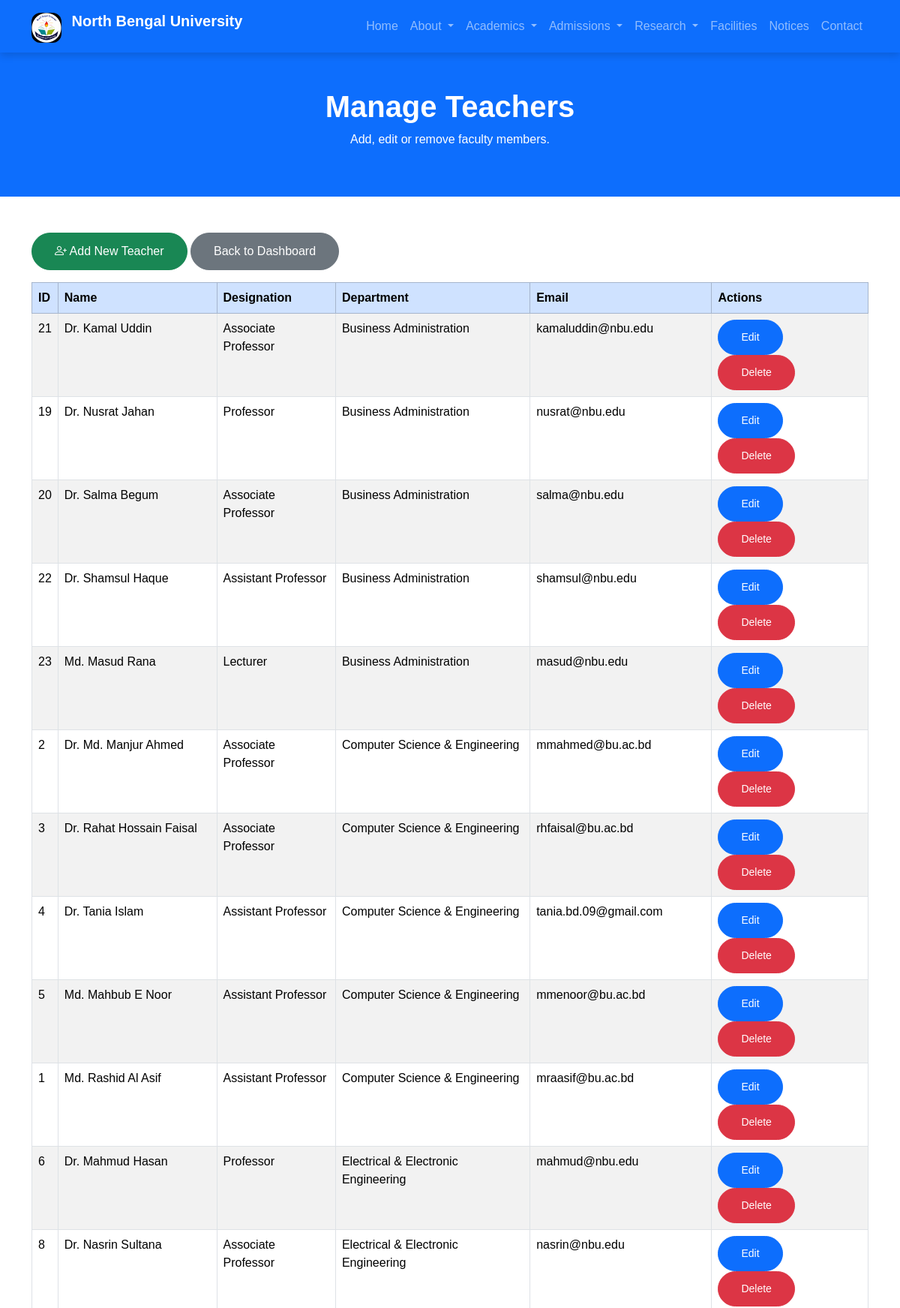
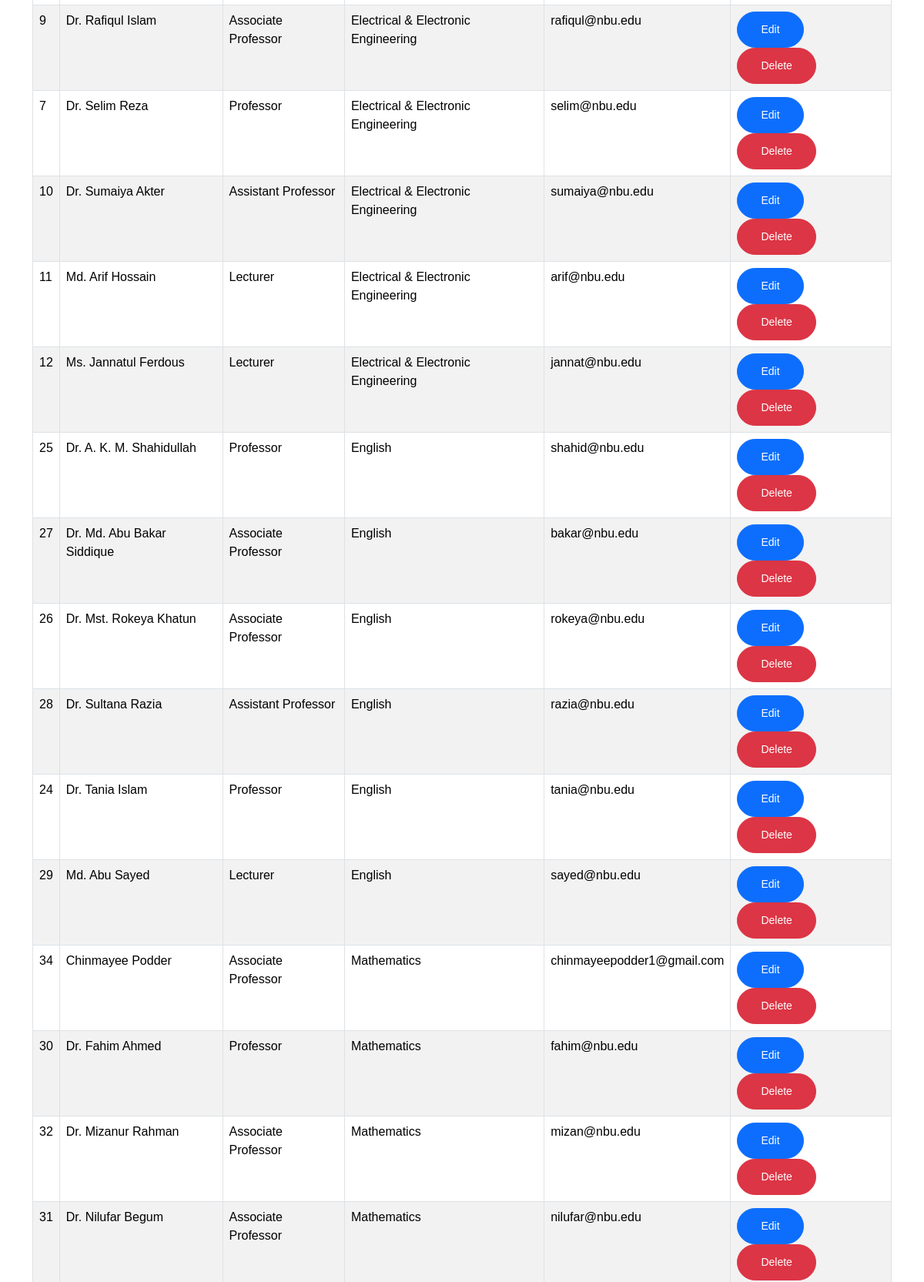
Screenshot of /admin/teachers (upper part) with the database file from the repository (2 pictures, top to bottom).
### tables this page shows
CREATE TABLE teachers (
            id INTEGER PRIMARY KEY AUTOINCREMENT,
            name TEXT NOT NULL,
            designation TEXT NOT NULL,
            department TEXT NOT NULL,
            email TEXT NOT NULL,
            phone TEXT DEFAULT '',
            image TEXT DEFAULT 'teacher_default.jpg',
            bio TEXT DEFAULT '',
            is_active INTEGER DEFAULT 1
        );

### app.py (the view)
@app.route('/admin/teachers')
def admin_teachers():
    db = get_db()
    teachers = db.execute('SELECT * FROM teachers WHERE is_active = 1 ORDER BY department, name').fetchall()
    db.close()
    return render_template('admin/teachers.html', teachers=teachers)

### database.py (called while the page is built)
def get_db():
    conn = sqlite3.connect(DB_PATH)
    conn.row_factory = sqlite3.Row
    return conn

### templates/admin/teachers.html (shortened to what this page needs)
{% extends "base.html" %}
{% block content %}
<section class="bg-primary text-white text-center py-5">
    <div class="container">
        <h1>Manage Teachers</h1>
        <p>Add, edit or remove faculty members.</p>
    </div>
</section>
<section class="py-5">
    <div class="container">
        <div class="mb-3">
            <a href="{{ url_for('add_teacher') }}" class="btn btn-success"><i class="bi bi-person-plus"></i> Add New Teacher</a>
            <a href="{{ url_for('admin_dashboard') }}" class="btn btn-secondary">Back to Dashboard</a>
        </div>
        <div class="table-responsive">
            <table class="table table-striped table-bordered">
                <thead class="table-primary">
                    <tr>
                        <th>ID</th>
                        <th>Name</th>
                        <th>Designation</th>
                        <th>Department</th>
                        <th>Email</th>
                        <th>Actions</th>
                    </tr>
                </thead>
                <tbody>
                    {% for teacher in teachers %}
                    <tr>
                        <td>{{ teacher.id }}</td>
                        <td>{{ teacher.name }}</td>
                        <td>{{ teacher.designation }}</td>
                        <td>{{ teacher.department }}</td>
                        <td>{{ teacher.email }}</td>
                        <td>
                            <a href="{{ url_for('edit_teacher', id=teacher.id) }}" class="btn btn-primary btn-sm">Edit</a>
                            <a href="{{ url_for('delete_teacher', id=teacher.id) }}" class="btn btn-danger btn-sm" onclick="return confirm('Are you sure?')">Delete</a>
                        </td>
                    </tr>
                    {% else %}
                    <tr>
                        <td colspan="6" class="text-center">No teachers found.</td>
                    </tr>
                    {% endfor %}
                </tbody>
            </table>
        </div>
    </div>
</section>
{% endblock %}

### static/css/style.css (style rules this page uses)
body { font-family: Arial, Helvetica, sans-serif; }
section { padding-top: 60px; padding-bottom: 60px; }
.btn { border-radius: 40px; padding: 12px 30px; }
h1, h2, h3 { font-weight: 700; }
body { scroll-behavior: smooth; }

### rows the page displays
teachers: id "21", name "Dr. Kamal Uddin", designation "Associate Professor", department "Business Administration", email "kamaluddin@nbu.edu"
teachers: id "19", name "Dr. Nusrat Jahan", designation "Professor", department "Business Administration", email "nusrat@nbu.edu"
teachers: id "20", name "Dr. Salma Begum", designation "Associate Professor", department "Business Administration", email "salma@nbu.edu"
teachers: id "22", name "Dr. Shamsul Haque", designation "Assistant Professor", department "Business Administration", email "shamsul@nbu.edu"
teachers: id "23", name "Md. Masud Rana", designation "Lecturer", department "Business Administration", email "masud@nbu.edu"
teachers: id "2", name "Dr. Md. Manjur Ahmed", designation "Associate Professor", department "Computer Science & Engineering", email "mmahmed@bu.ac.bd"
teachers: id "3", name "Dr. Rahat Hossain Faisal", designation "Associate Professor", department "Computer Science & Engineering", email "rhfaisal@bu.ac.bd"
teachers: id "4", name "Dr. Tania Islam", designation "Assistant Professor", department "Computer Science & Engineering", email "tania.bd.09@gmail.com"
teachers: id "5", name "Md. Mahbub E Noor", designation "Assistant Professor", department "Computer Science & Engineering", email "mmenoor@bu.ac.bd"
teachers: id "1", name "Md. Rashid Al Asif", designation "Assistant Professor", department "Computer Science & Engineering", email "mraasif@bu.ac.bd"
teachers: id "6", name "Dr. Mahmud Hasan", designation "Professor", department "Electrical & Electronic Engineering", email "mahmud@nbu.edu"
teachers: id "8", name "Dr. Nasrin Sultana", designation "Associate Professor", department "Electrical & Electronic Engineering", email "nasrin@nbu.edu"
teachers: id "9", name "Dr. Rafiqul Islam", designation "Associate Professor", department "Electrical & Electronic Engineering", email "rafiqul@nbu.edu"
teachers: id "7", name "Dr. Selim Reza", designation "Professor", department "Electrical & Electronic Engineering", email "selim@nbu.edu"
teachers: id "10", name "Dr. Sumaiya Akter", designation "Assistant Professor", department "Electrical & Electronic Engineering", email "sumaiya@nbu.edu"
teachers: id "11", name "Md. Arif Hossain", designation "Lecturer", department "Electrical & Electronic Engineering", email "arif@nbu.edu"
teachers: id "12", name "Ms. Jannatul Ferdous", designation "Lecturer", department "Electrical & Electronic Engineering", email "jannat@nbu.edu"
teachers: id "25", name "Dr. A. K. M. Shahidullah", designation "Professor", department "English", email "shahid@nbu.edu"
teachers: id "27", name "Dr. Md. Abu Bakar Siddique", designation "Associate Professor", department "English", email "bakar@nbu.edu"
teachers: id "26", name "Dr. Mst. Rokeya Khatun", designation "Associate Professor", department "English", email "rokeya@nbu.edu"
teachers: id "28", name "Dr. Sultana Razia", designation "Assistant Professor", department "English", email "razia@nbu.edu"
teachers: id "24", name "Dr. Tania Islam", designation "Professor", department "English", email "tania@nbu.edu"
teachers: id "29", name "Md. Abu Sayed", designation "Lecturer", department "English", email "sayed@nbu.edu"
teachers: id "34", name "Chinmayee Podder", designation "Associate Professor", department "Mathematics", email "chinmayeepodder1@gmail.com"
teachers: id "30", name "Dr. Fahim Ahmed", designation "Professor", department "Mathematics", email "fahim@nbu.edu"
teachers: id "32", name "Dr. Mizanur Rahman", designation "Associate Professor", department "Mathematics", email "mizan@nbu.edu"
teachers: id "31", name "Dr. Nilufar Begum", designation "Associate Professor", department "Mathematics", email "nilufar@nbu.edu"
